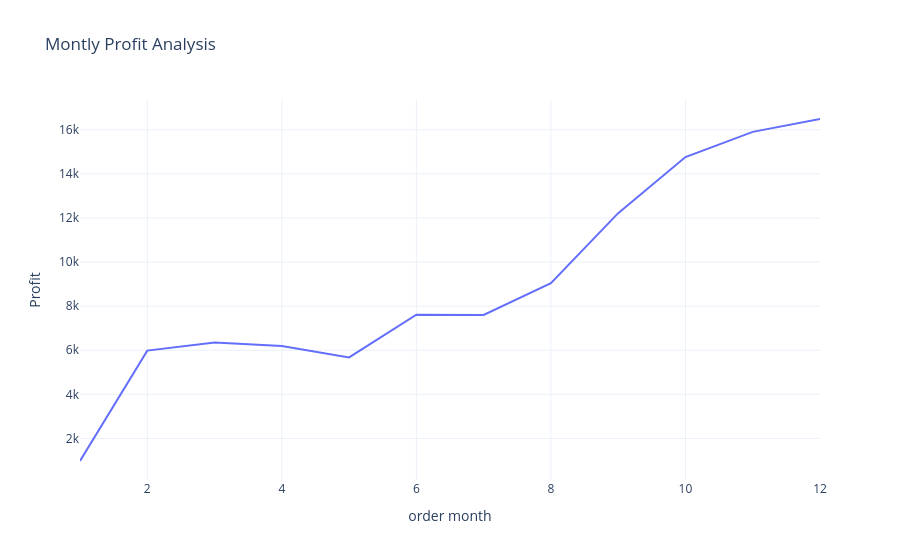

Notebook code for this chart:
### Markdown cell above
# Montly profit Analysis

### Code cell
profit_by_month=data.groupby('order month')['Profit'].sum().reset_index()
fig = px.line(profit_by_month,x='order month',y='Profit',title='Montly Profit Analysis')
fig.show()

### Figure 1 — Plotly figure (JSON) as saved in the notebook; plotly's stock layout.template omitted (floating-point values rounded to 4 significant figures)
{"data": [{"hovertemplate": "order month=%{x}<br>Profit=%{y}<extra></extra>", "legendgroup": "", "line": {"color": "#636efa", "dash": "solid"}, "marker": {"symbol": "circle"}, "mode": "lines", "name": "", "orientation": "v", "showlegend": false, "type": "scatter", "x": [1.0, 2.0, 3.0, 4.0, 5.0, 6.0, 7.0, 8.0, 9.0, 10.0, 11.0, 12.0], "xaxis": "x", "y": [974.1, 5982.0, 6349.0, 6194.0, 5675.0, 7611.0, 7597.0, 9045.0, 12220.0, 14760.0, 15900.0, 16490.0], "yaxis": "y"}], "layout": {"legend": {"tracegroupgap": 0}, "title": {"text": "Montly Profit Analysis"}, "xaxis": {"anchor": "y", "domain": [0, 1], "title": {"text": "order month"}}, "yaxis": {"anchor": "x", "domain": [0, 1], "title": {"text": "Profit"}}}}
